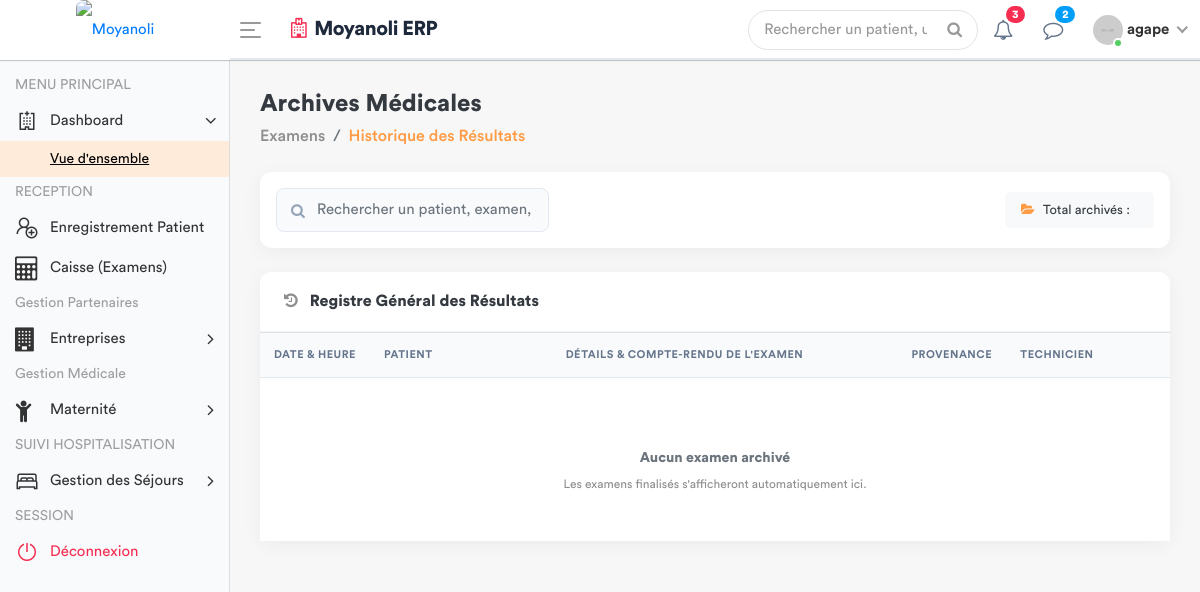
The page /examens/historique/ (signed in) on the database as committed earlier.
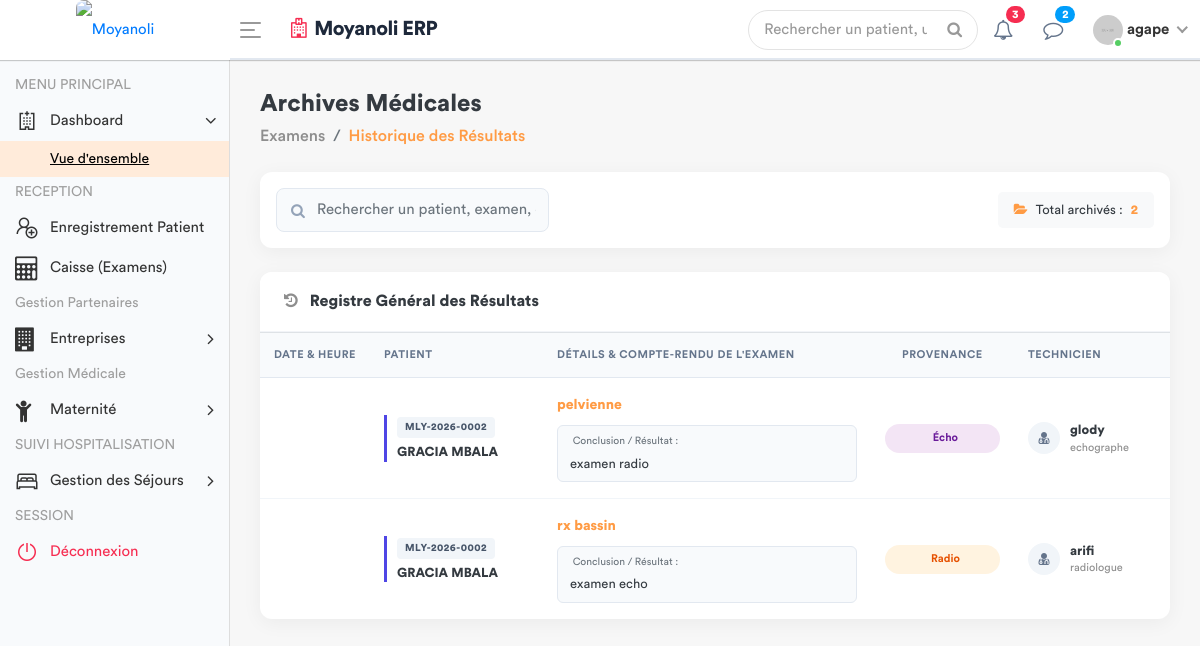
The same page on the database as committed later.
### apps/models.py (models this page shows, shortened)
class DemandeExamen(models.Model):
    STATUT = [
        ('EN_ATTENTE', 'En attente'),
        ('TERMINE', 'Terminé'),
        ('ANNULE', 'Annulé'),
    ]
    consultation = models.ForeignKey(Consultation, related_name='examens', on_delete=models.CASCADE)
    prestation = models.ForeignKey(Prestation, on_delete=models.PROTECT)
    indication = models.TextField(blank=True, help_text="Note du médecin pour le technicien")
    resultat = models.TextField(blank=True, null=True)
    image_resultat = models.ImageField(upload_to='resultats_examens/', blank=True, null=True)
    technicien = models.ForeignKey(
        settings.AUTH_USER_MODEL,
        related_name='examens_realises',
        on_delete=models.SET_NULL,
        null=True,
        blank=True
    )
    statut = models.CharField(max_length=20, choices=STATUT, default='EN_ATTENTE')
    date_demande = models.DateTimeField(default=timezone.now)
    date_realisation = models.DateTimeField(null=True, blank=True)
    quantite = models.PositiveIntegerField(default=1)

class Consultation(models.Model):
    triage = models.OneToOneField(SigneVital, db_index=True, on_delete=models.CASCADE)
    medecin = models.ForeignKey(settings.AUTH_USER_MODEL, on_delete=models.SET_NULL, null=True)
    motif_consultation = models.TextField(verbose_name="Motif")
    histoire_maladie = models.TextField(verbose_name="Histoire de la maladie")
    examen_physique = models.TextField(verbose_name="Examen physique")
    complement_d_anamnese = models.CharField(max_length=200, null=True)
    hypothese_diagnostique = models.TextField(verbose_name="Hypothèse diagnostique")
    date_creation = models.DateTimeField(default=timezone.now)
    consultation_payee = models.BooleanField(default=False, verbose_name="Consultation payée")

class SigneVital(models.Model):
    patient = models.ForeignKey(Patient, on_delete=models.CASCADE)
    temperature = models.DecimalField(max_digits=4, decimal_places=1)
    poids = models.DecimalField(max_digits=5, decimal_places=2)
    tension_arterielle = models.CharField(max_length=10)
    frequence_cardiaque = models.IntegerField()
    frequence_respiratoire = models.IntegerField(null=True, blank=True)
    saturation_oxygene = models.IntegerField(null=True, blank=True)
    date_prelevement = models.DateTimeField(default=timezone.now)
    infirmier = models.ForeignKey(User, on_delete=models.SET_NULL, null=True)
    est_consulte = models.BooleanField(default=False)

class Patient(models.Model):
    TYPE_CHOICES = [
        ('SIMPLE', 'Patient Simple'),
        ('FIDELE', 'Patient Fidèle'),
        ('CONVENTIONNE', 'Patient Conventionné'),
    ]
    code_patient = models.CharField(max_length=20, unique=True, editable=False)
    noms = models.CharField(max_length=100)
    service = models.ForeignKey('Service', on_delete=models.PROTECT, related_name='patients', null=True)
    sexe = models.CharField(max_length=1, choices=[('M', 'Masculin'), ('F', 'Féminin')])
    age = models.CharField(max_length=30)
    adresse = models.TextField()
    telephone = models.CharField(max_length=20)
    type_patient = models.CharField(max_length=15, choices=TYPE_CHOICES, default='SIMPLE')
    a_carte_fidelite = models.BooleanField(default=False, verbose_name="Possède carte de fidélité")
    entreprise = models.ForeignKey('Entreprise', on_delete=models.SET_NULL, null=True, blank=True, verbose_name="Entreprise (si conventionné)")
    fiche_payee = models.BooleanField(default=False)
    created_by = models.ForeignKey(User, on_delete=models.SET_NULL, null=True, related_name='patients_crees')
    date_creation = models.DateTimeField(auto_now_add=True)
    date_modification = models.DateTimeField(auto_now=True)

class Prestation(models.Model):
    CATEGORIES = [
        ('ADM', 'Administratif'),
        ('CONS', 'Consultation'),
        ('LABO', 'Laboratoire'),
        ('SOIN', 'Soins'),
        ('ECHO', 'Échographie'),
        ('RADIO', 'Radiologie'),
        ('MED', 'Acte Médical'),
        ('CHIR', 'Acte Chirurgical'),
        ('CONS_MAT', 'Consultation Maternité'), # Nouvelle catégorie
        ('MAT', 'Forfait Maternité / Accouchement'), # Catégorie existante
    ]
    libelle = models.CharField(max_length=200, verbose_name="Libellé")
    categorie = models.CharField(max_length=10, choices=CATEGORIES, verbose_name="Catégorie")
    prix = models.DecimalField(max_digits=10, decimal_places=2, default=Decimal('0.00'), verbose_name="Prix (USD)")
    valeur_normale = models.CharField(
        max_length=150, blank=True, null=True,
        verbose_name="Valeur Normale / Référence (Labo uniquement)",
        help_text="Ex: 70-110 mg/dl, Négatif, etc."
    )
    class Meta:
        verbose_name = "Prestation"
        verbose_name_plural = "Prestations"

class Fonction(models.Model):
    fonctionKey = models.ForeignKey(Role, on_delete=models.SET_NULL, null=True)
    userKey = models.ForeignKey(User, on_delete=models.SET_NULL, null=True, related_name='user_fonction')
    autorisation = models.CharField(max_length=30, default='oui')

class Role(models.Model):
    roleName = models.CharField(max_length=30)

### apps/views.py (the view)
# urls.py: path('examens/historique/', views.historique_examens_view, name='historique_examens'),
@login_required
def historique_examens_view(request):
    examens_liste = DemandeExamen.objects.filter(
        statut='TERMINE'
    ).select_related(
        'consultation__triage__patient',  # Accès direct aux infos du patient
        'prestation',                     # Accès au prix et libellé de l'examen
        'technicien'                      # Accès à l'utilisateur qui a fait l'examen
    ).prefetch_related(
        'technicien__user_fonction__fonctionKey'  # Récupère la fonction et le rôle associé
    ).order_by('-date_realisation')
    elements_par_page = 10
    paginator = Paginator(examens_liste, elements_par_page)
    page_number = request.GET.get('page')
    try:
        historique_examens = paginator.get_page(page_number)
    except PageNotAnInteger:
        historique_examens = paginator.page(1)
    except EmptyPage:
        historique_examens = paginator.page(paginator.num_pages)
    role = Fonction.objects.filter(userKey=request.user).first()
    fonctionKey = role.fonctionKey.roleName if role else None
    context = {
        'historique_examens': historique_examens,  # Cet objet contient maintenant les méthodes de pagination (.has_next, etc.)
        'fonctionKey': fonctionKey
    }
    return render(request, 'back-end/examens/historique.html', context)

### apps/templates/back-end/examens/historique.html (shortened to what the changed rows need)
<!DOCTYPE html>
{% load static %}
<html lang="fr">
<head>
    {% include 'back-end/includes/css.html' %}
</head>
<body>
    <div class="main-wrapper">
        <div class="page-wrapper">
            <div class="content container-fluid">
                <div class="custom-card mb-4">
                    <div class="card-body p-3">
                        <div class="row align-items-center justify-content-between">
                            <div class="col-md-auto mt-3 mt-md-0">
                                <span class="d-inline-flex align-items-center bg-light text-dark font-weight-medium px-3 py-2 rounded-lg" style="gap: 8px; font-size: 13px;">
                                    <i class="fa fa-folder-open text-primary"></i>
                                    Total archivés : <strong class="text-primary">{{ historique_examens.paginator.count|default:historique_examens.count }}</strong>
                                </span>
                            </div>
                        </div>
                    </div>
                </div>
                <div class="custom-card mb-4">
                    <div class="card-body p-0">
                        <div class="table-responsive">
                            <table class="table table-hover mb-0" id="TableHistorique" width="100%">
                                <thead>
                                    <tr>
                                        <th style="width: 12%;">Date & Heure</th>
                                        <th style="width: 20%;">Patient</th>
                                        <th style="width: 38%;">Détails & Compte-rendu de l'Examen</th>
                                        <th style="width: 12%;" class="text-center">Provenance</th>
                                        <th style="width: 18%;">Technicien</th>
                                    </tr>
                                </thead>
                                <tbody>
                                    {% for examen in historique_examens %}
                                    <tr>
                                        <td class="align-middle">
                                            <small class="text-muted"> {{ examen.date_realisation|date:"H:i" }}</small>
                                        </td>
                                        <td class="align-middle">
                                            <div class="patient-box">
                                                <span class="patient-code d-inline-block mb-1">{{ examen.consultation.triage.patient.code_patient }}</span>
                                                <span class="d-block text-uppercase font-weight-bold text-dark" style="font-size: 13px;">{{ examen.consultation.triage.patient.noms }}</span>
                                            </div>
                                        </td>
                                        <td class="align-middle">
                                            <div class="mb-2">
                                                <span class="font-weight-bold text-primary" style="font-size: 14px;">
                                                    {{ examen.prestation.libelle }}
                                                </span>
                                            </div>
                                            <div class="result-preview-box">
                                                {% if examen.resultat %}
                                                    <div class="font-weight-semibold text-secondary small mb-1"> Conclusion / Résultat :</div>
                                                    <span class="text-dark">{{ examen.resultat|linebreaksbr }}</span>
                                                {% else %}
                                                    <span class="text-muted italic small"><i class="fa fa-exclamation-circle"></i> Aucun texte ou résultat enregistré.</span>
                                                {% endif %}
                                            </div>
                                        </td>
                                        <td class="align-middle text-center">
                                            {% if examen.prestation.categorie == 'LABO' %}
                                                <span class="service-badge bg-labo">
                                                    <i class="fa fa-flask"></i> Labo
                                                </span>
                                            {% elif examen.prestation.categorie == 'RADIO' %}
                                                <span class="service-badge bg-radio">
                                                     Radio
                                                </span>
                                            {% elif examen.prestation.categorie == 'ECHO' %}
                                                <span class="service-badge bg-echo">
                                                     Écho
                                                </span>
                                            {% else %}
                                                <span class="badge badge-light border text-muted py-2 px-3 rounded-pill">
                                                    {{ examen.prestation.categorie|default:"Autre" }}
                                                </span>
                                            {% endif %}
                                        </td>
                                        <td class="align-middle">
                                            <div class="user-avatar-info">
                                                <div class="user-icon-circle">
                                                    <i class="fa fa-user-md"></i>
                                                </div>
                                                <div>
                                                    <span class="d-block font-weight-bold text-dark" style="font-size: 13px;">
                                                        {{ examen.technicien.get_full_name|default:examen.technicien.username }}
                                                    </span>
                                                    {% with affectation=examen.technicien.user_fonction.first %}
                                                        {% if affectation %}
                                                            <small class="text-muted d-block" style="font-size: 11px;">
                                                                {{ affectation.fonctionKey.roleName }}
                                                            </small>
                                                        {% endif %}
                                                    {% endwith %}
                                                </div>
                                            </div>
                                        </td>
                                    </tr>
                                    {% empty %}
                                    <tr>
                                        <td colspan="5" class="text-center py-5 bg-white">
                                            <div class="text-muted">
                                                <h5 class="font-weight-bold text-secondary">Aucun examen archivé</h5>
                                                <p class="mb-0 text-muted small">Les examens finalisés s'afficheront automatiquement ici.</p>
                                            </div>
                                        </td>
                                    </tr>
                                    {% endfor %}
                                </tbody>
                            </table>
                        </div>
                    </div>
                </div>
            </div>
        </div>
    </div>
</body>
</html>

Rows that differ between the two databases and show on the page:
added DemandeExamen: consultation.triage.patient.code_patient "MLY-2026-0002", consultation.triage.patient.noms "GRACIA MBALA", prestation.libelle "pelvienne", resultat "examen radio", shows "Écho", technicien.get_full_name "glody", technicien.user_fonction.first.fonctionKey.roleName "echographe"
added DemandeExamen: consultation.triage.patient.code_patient "MLY-2026-0002", consultation.triage.patient.noms "GRACIA MBALA", prestation.libelle "rx bassin", resultat "examen echo", shows "Radio", technicien.get_full_name "arifi", technicien.user_fonction.first.fonctionKey.roleName "radiologue"
Other text that changed with them:
{{ historique_examens.paginator.count|default:historique_examens.count }}: (not shown) → "2"
text no longer shown: "Aucun examen archivé Les examens finalisés s'afficheront automatiquement ici."
